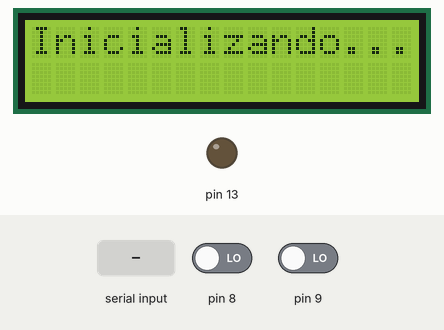
Simulated run of this sketch. Board: Arduino Uno, built with avr-gcc and run on an emulated ATmega328P. On the bench: 16×2 character LCD, output pins drawn as LEDs (lit = HIGH). The test bench sets the inputs (shaded band); at power-on: pin 8 LOW, pin 9 LOW.

Above: at 0.1 s.
2.3 s: "b" received over Serial
At 3.9 s:
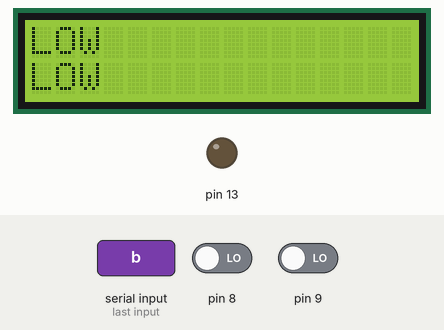
4.8 s: "l" received over Serial
At 5.6 s:
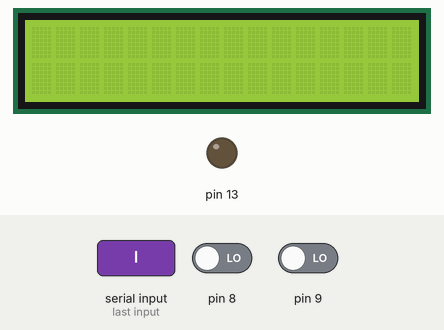
At 7.0 s:
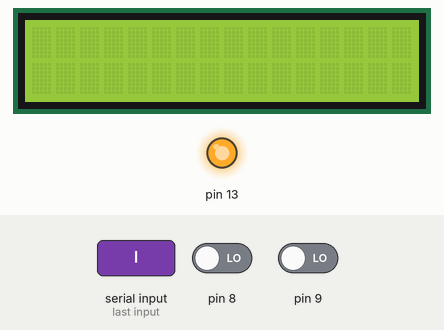
Timing chart, 0 to 8.5 s (numbered marks = the images above; inputs shaded):
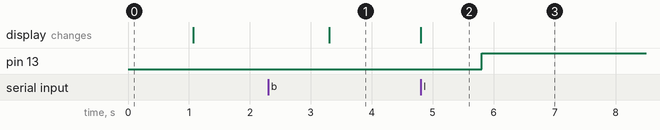

Measured:
- after the input at 2.3 s, the display: changes after 1.0 s (image 1)
- after the input at 4.8 s, pin 13: LOW → HIGH after 1.0 s; the display: changes at once (image 2)

The sketch:

Terminal_LCD.ino
```cpp
#include <LiquidCrystal.h>

const int rs = 12, en = 11, d4 = 5, d5 = 4, d6 = 3, d7 = 2;
LiquidCrystal lcd(rs, en, d4, d5, d6, d7);

void setup() {
  pinMode(13, OUTPUT);
  Serial.begin(9600);
  lcd.begin(16, 2);
  lcd.print("Inicializando...");
  delay(1000);
  lcd.clear();
}

void loop() {
  if (Serial.available()) {
    lcd.clear();
    while (Serial.available() > 0) {
      String string = Serial.readString();
      if (string.equals("p")) {
          lcd.setCursor(0, 0);
          lcd.print(analogRead(0));
          lcd.print("");
      } else if (string.equals("b")) {
          lcd.setCursor(0, 0);
          lcd.write(digitalRead(8) ? "HIGH" : "LOW");
          lcd.setCursor(0, 1);
          lcd.write(digitalRead(9) ? "HIGH" : "LOW");
      } else if (string.equals("l")) {
          digitalWrite(13, !digitalRead(13));
      } else {
          lcd.print(string);
          lcd.print("");
      }
    }
  }
}
```
